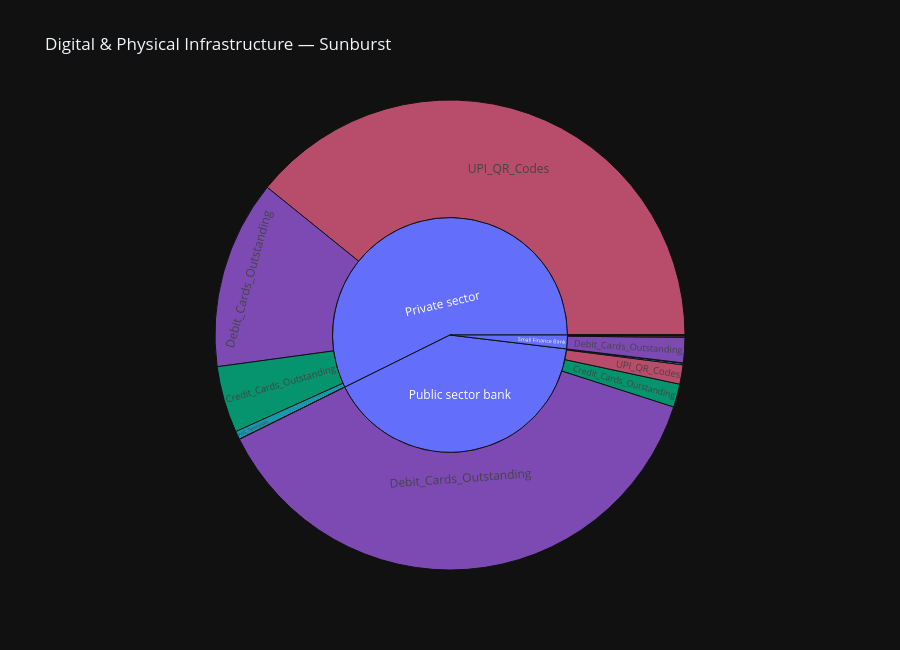

The notebook cell this image was saved under:
### Code cell
# ─── CELL 12 — Plotly: Sunburst — Digital Infrastructure Share ──────────────
infra_cols = ['ATMs_Total', 'PoS_Terminals', 'Micro_ATMs', 'UPI_QR_Codes',
              'Credit_Cards_Outstanding', 'Debit_Cards_Outstanding']
infra_melt = latest_atm.melt(
    id_vars=['Bank_Type', 'Bank_Name'], value_vars=infra_cols,
    var_name='Infrastructure', value_name='Count')
infra_melt = infra_melt[infra_melt['Count'] > 0]

fig = px.sunburst(
    infra_melt, path=['Bank_Type', 'Infrastructure'], values='Count',
    color='Infrastructure', title='Digital & Physical Infrastructure — Sunburst',
    height=650)
fig.update_layout(template='plotly_dark')
fig.show()

### Figure 1 — Plotly figure (JSON) as saved in the notebook; plotly's stock layout.template omitted (floating-point values rounded to 4 significant figures)
{"data": [{"branchvalues": "total", "customdata": [["(?)"], ["(?)"], ["(?)"], ["ATMs_Total"], ["ATMs_Total"], ["ATMs_Total"], ["Credit_Cards_Outstanding"], ["Credit_Cards_Outstanding"], ["Credit_Cards_Outstanding"], ["Debit_Cards_Outstanding"], ["Debit_Cards_Outstanding"], ["Debit_Cards_Outstanding"], ["Micro_ATMs"], ["Micro_ATMs"], ["Micro_ATMs"], ["PoS_Terminals"], ["PoS_Terminals"], ["PoS_Terminals"], ["UPI_QR_Codes"], ["UPI_QR_Codes"], ["UPI_QR_Codes"]], "domain": {"x": [0, 1], "y": [0, 1]}, "hovertemplate": "labels=%{label}<br>Count=%{value}<br>parent=%{parent}<br>id=%{id}<br>Infrastructure=%{customdata[0]}<extra></extra>", "ids": ["Small Finance Bank", "Private sector", "Public sector bank", "Small Finance Bank/ATMs_Total", "Private sector/ATMs_Total", "Public sector bank/ATMs_Total", "Small Finance Bank/Credit_Cards_Outstanding", "Private sector/Credit_Cards_Outstanding", "Public sector bank/Credit_Cards_Outstanding", "Small Finance Bank/Debit_Cards_Outstanding", "Private sector/Debit_Cards_Outstanding", "Public sector bank/Debit_Cards_Outstanding", "Small Finance Bank/Micro_ATMs", "Private sector/Micro_ATMs", "Public sector bank/Micro_ATMs", "Private sector/PoS_Terminals", "Public sector bank/PoS_Terminals", "Small Finance Bank/PoS_Terminals", "Small Finance Bank/UPI_QR_Codes", "Private sector/UPI_QR_Codes", "Public sector bank/UPI_QR_Codes"], "labels": ["Small Finance Bank", "Private sector", "Public sector bank", "ATMs_Total", "ATMs_Total", "ATMs_Total", "Credit_Cards_Outstanding", "Credit_Cards_Outstanding", "Credit_Cards_Outstanding", "Debit_Cards_Outstanding", "Debit_Cards_Outstanding", "Debit_Cards_Outstanding", "Micro_ATMs", "Micro_ATMs", "Micro_ATMs", "PoS_Terminals", "PoS_Terminals", "PoS_Terminals", "UPI_QR_Codes", "UPI_QR_Codes", "UPI_QR_Codes"], "marker": {"colors": ["#636efa", "#636efa", "#636efa", "#EF553B", "#EF553B", "#EF553B", "#00cc96", "#00cc96", "#00cc96", "#ab63fa", "#ab63fa", "#ab63fa", "#FFA15A", "#FFA15A", "#FFA15A", "#19d3f3", "#19d3f3", "#19d3f3", "#FF6692", "#FF6692", "#FF6692"]}, "name": "", "parents": ["", "", "", "Small Finance Bank", "Private sector", "Public sector bank", "Small Finance Bank", "Private sector", "Public sector bank", "Small Finance Bank", "Private sector", "Public sector bank", "Small Finance Bank", "Private sector", "Public sector bank", "Private sector", "Public sector bank", "Small Finance Bank", "Small Finance Bank", "Private sector", "Public sector bank"], "type": "sunburst", "values": [32260000.0, 975100000.0, 693600000.0, 3201.0, 62770.0, 131400.0, 1222000.0, 78000000.0, 27150000.0, 29520000.0, 220600000.0, 641600000.0, 6928.0, 159500.0, 177000.0, 9701000.0, 1937000.0, 2678.0, 1505000.0, 666500000.0, 22620000.0]}], "layout": {"height": 650, "legend": {"tracegroupgap": 0}, "title": {"text": "Digital & Physical Infrastructure — Sunburst"}}}
